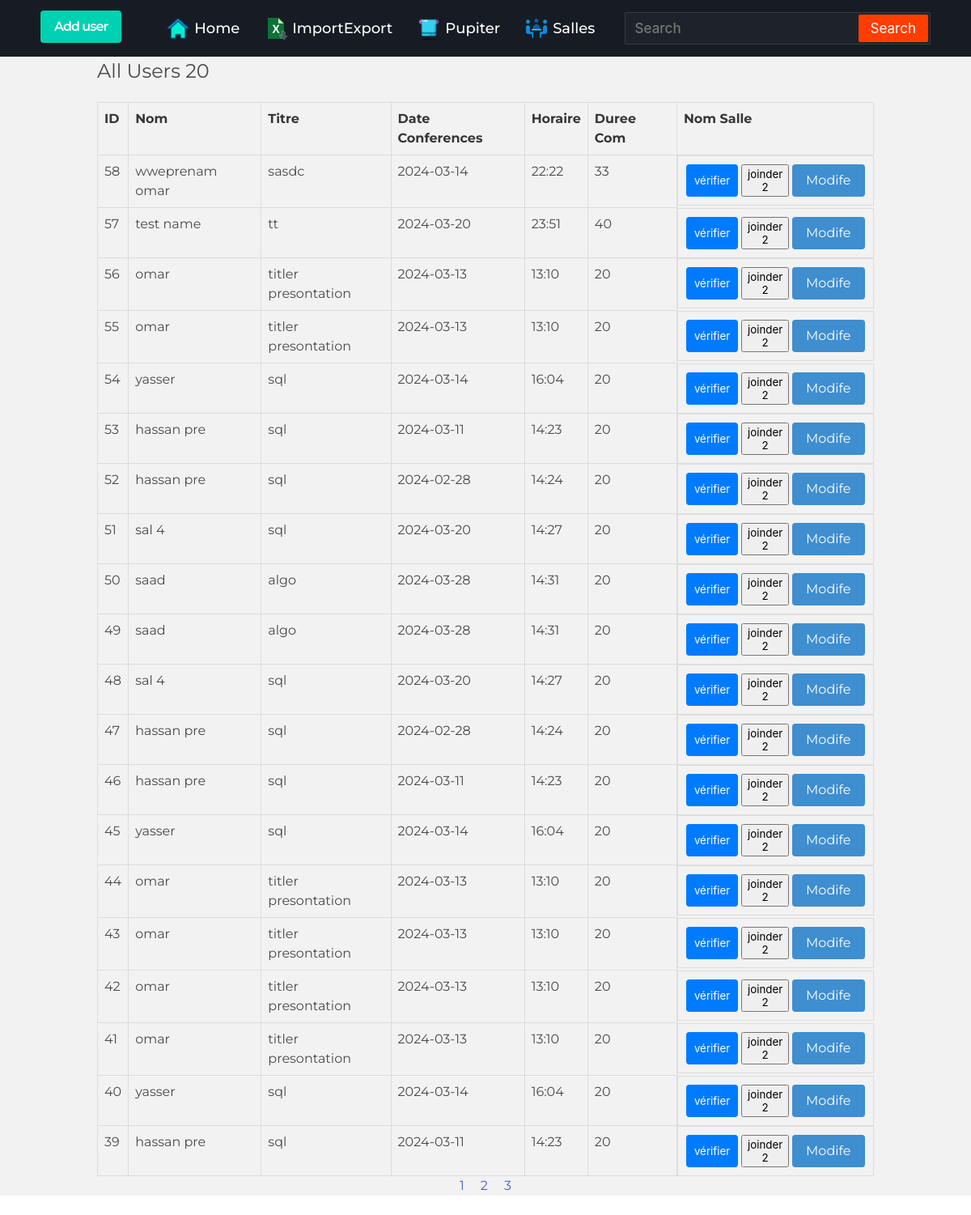
The app's page /admin.php with its own data.
### tables this page shows
CREATE TABLE user (
        ID INTEGER PRIMARY KEY AUTOINCREMENT,
        Nom VARCHAR(255),
        Titre VARCHAR(255),
        Date_conferences DATE,
        Horaire TIME,
        Duree_com INT,
        Nom_salle VARCHAR(255),
        Pupitre VARCHAR(255),
        Etat VARCHAR(255),
        Fichier VARCHAR(255),
        profile VARCHAR(255) DEFAULT 'default.png',
        pipiterid VARCHAR(255)
    );

### controller/userController.php (called while the page is built, shortened)
<?php
class UserController {
    private $pdo;
    public function __construct($database_file) {
        try {
            $this->pdo = new PDO("sqlite:$database_file");
            $this->pdo->setAttribute(PDO::ATTR_ERRMODE, PDO::ERRMODE_EXCEPTION);
        } catch (PDOException $e) {
            die("Error: " . $e->getMessage());
        }
    }
    public function getAllUsers( ) {
        try {
            $sql = "SELECT * FROM user ";
            $stmt = $this->pdo->query($sql);
            return $stmt->fetchAll(PDO::FETCH_ASSOC);
        } catch (PDOException $e) {
            return "Error retrieving users: " . $e->getMessage();
        }
    }
public function getAllUsersPagination($limit = 50, $offset = 0, $search_query = '') {
    try {
        $sql = "SELECT * FROM user";
        $sql .= " ORDER BY ID DESC LIMIT :limit OFFSET :offset";
        $stmt = $this->pdo->prepare($sql);
        $stmt->bindParam(':limit', $limit, PDO::PARAM_INT);
        $stmt->bindParam(':offset', $offset, PDO::PARAM_INT);
        $stmt->execute();
        return $stmt->fetchAll(PDO::FETCH_ASSOC);
    } catch (PDOException $e) {
        return "Error retrieving users: " . $e->getMessage();
    }
}
}
?>

### admin.php (the view, shortened to what this page needs)
<!DOCTYPE html>
<html lang="en">
<head>
    <link rel="stylesheet" href="./public/style/alertify.min.css" />
     <link rel="stylesheet" href="./public/style/themes/default.min.css" />
     <link rel="stylesheet" href="./public/style/nav.css">
    <link rel="stylesheet" href="./public/style/bulma.css">
    <link rel="stylesheet" href="./public/style/app.css">
    <link rel="stylesheet" href="./public/style/jqurysmodal.css" />
<?php
require_once "./controller/userController.php";
$database_file = './db/db.db';
$userController = new UserController($database_file);
$page = isset($_GET['page']) ? $_GET['page'] : 1;
$limit = 20;
$offset = ($page - 1) * $limit;
$total_users = 0;
if (isset($_GET['search_user'])) {
    $query = $_GET['search'];
    $users = $userController->getAllUsersPagination($limit, $offset, $query);
    $total_users = count($users);
} else {
    $users = $userController->getAllUsersPagination($limit, $offset);
    $total_users = count($userController->getAllUsers());
}
$total_pages = ceil($total_users / $limit);
?>
</head>
<body>
<nav>
         <div class="logo">
         <p><a href="#createpackmodal" class="button is-primary" rel="modal:open">Add user</a></p>
         </div>
         <div class="nav-items">
         <li><a href="./index.php"><img src="./public/asset/ico/home.png" alt="" srcset=""><span>Home</span></a></li>
            <li><a href="./views/packupmanager.php"><img src="./public/asset/ico/exportimport.png" alt="" srcset=""><span>ImportExport</span></a></li>
            <li><a href="./views/pipiter.php"><img src="./public/asset/ico/pipiter.png" alt="" srcset=""><span>Pupiter</span></a></li>
            <li><a href="./views/salle.php"><img src="./public/asset/ico/salle.png" alt="" srcset=""><span>Salles</span></a></li>
                    </div>
         <form method="get" action="./admin.php">
            <input  type="text" id="search" name="search" class="search-data" placeholder="Search" >
              <button class="fas fa-search" type="submit" name="search_user">Search</button>
</form>
      </nav>
    <h2 class="user-count container">All Users <?php echo count($users); ?></h2>
        <table class="user-table container">
        <tr>
            <th>ID</th>
            <th>Nom</th>
            <th>Titre</th>
            <th>Date Conferences</th>
            <th>Horaire</th>
            <th>Duree Com</th>
            <th>Nom Salle</th>
        </tr>
        <?php foreach ($users as $user) : ?>
            <tr>
                <td><?php echo $user['ID']; ?></td>
                <td><?php echo $user['Nom']; ?></td>
                <td><?php echo $user['Titre']; ?></td>
                <td><?php echo $user['Date_conferences']; ?></td>
                <td><?php echo $user['Horaire']; ?></td>
                <td><?php echo $user['Duree_com']; ?></td>
                <td style="display: flex; gap:4px; padding:10px;">
                     <button class="verify-btn" onclick="CustomAlert('file status', 'fiche est : ' + '<?php echo $user['Fichier']; ?>')">vérifier</button>
                   <button onclick="CustomAlert('choose files', `<form onsubmit='uploadFile(event)' action='' method='post' enctype='multipart/form-data'>
    <div class='field'>
        <label class='label' for='fileupload'>Joinder file <?php echo $user['Nom']?></label>
        <div class='control'>
            <input value='<?php echo $user['ID']?>' type='hidden' name='IDuser'>
            <label for='fileupload' class='file-label'>File presentation</label>
            <div class='file has-name'>
                <label class='file-label'>
                    <input onchange='displayFileName(event, &quot;fileuploadFileName&quot;)' required class='file-input' type='file' name='fileupload' id='fileupload'>
                    <span class='file-cta'>
                        <span class='file-icon'>
                            <i class='fas fa-upload'></i>
                        </span>
                        <span class='file-label'>
                            Choose a file…
                        </span>
                    </span>
                </label>
            </div>
            <span id='fileuploadFileName'></span>
            <label for='fileuploadprofile' class='file-label'>File profile</label>
            <div class='file has-name'>
                <label class='file-label'>
                    <input onchange='displayFileName(event, &quot;fileuploadprofileFileName&quot;)' class='file-input' type='file' name='fileuploadprofile' id='fileuploadprofile'>
                    <span class='file-cta'>
                        <span class='file-icon'>
                            <i class='fas fa-upload'></i>
                        </span>
                        <span class='file-label'>
                            Choose a file…
                        </span>
                    </span>
                </label>
            </div>
            <span id='fileuploadprofileFileName'></span>
        </div>
    </div>
    <div class='field'>
        <div class='control'>
            <button type='submit' class='button is-success'>Upload</button>
        </div>
    </div>
</form>`);">joinder 2</button>
                    <p><a href="#showusermodal<?php echo  $user['ID']?>" class="button is-info" rel="modal:open">Modife</a></p>
                </td>
            </tr>
        <?php endforeach; ?>
    </table>
    <div style="display: flex;  justify-content: center; gap: 20px;" class="pagination">
        <?php for ($i = 1; $i <= $total_pages; $i++) : ?>
            <a href="?page=<?php echo $i; ?>" <?php if ($i == $page) echo "class='active'"; ?>><?php echo $i; ?></a>
        <?php endfor; ?>
    </div>
</body>
</html>

### public/style/nav.css (style rules this page uses)
* { margin: 0; padding: 0; outline: none; box-sizing: border-box; font-family: 'Montserrat', sans-serif; }
body { background: #f2f2f2; }
nav { background: #171c24; display: flex; flex-wrap: wrap; align-items: center; justify-content: space-between; height: 70px; padding: 0 100px; }
nav .logo { color: #fff; font-size: 30px; font-weight: 600; letter-spacing: -1px; }
nav .nav-items { display: flex; flex: 1; padding: 0 0 0 40px; }
nav .nav-items li { list-style: none; padding: 0 15px; }
nav .nav-items li a { color: #fff; font-size: 18px; font-weight: 500; text-decoration: none; }
nav form { display: flex; height: 40px; padding: 2px; background: #1e232b; min-width: 18%!important; border-radius: 2px; border: 1px solid rgba(155,155,155,0.2); }
nav form .search-data { width: 100%; height: 100%; padding: 0 10px; color: #fff; font-size: 17px; border: none; font-weight: 500; background: none; }
nav form button { padding: 0 15px; color: #fff; font-size: 17px; background: #ff3d00; border: none; border-radius: 2px; cursor: pointer; }
@media (max-width: 1245px) { nav { padding: 0 50px; } }

### admin.php (style rules this page uses)
.nav-items li a { display: flex; align-items: center; gap: 5px; }
li a img { width: 30px; }
.user-count { font-size: 1.5rem; margin-bottom: 20px; }
.user-table { width: 100%; border-collapse: collapse; }
.user-table th, .user-table td { border: 1px solid #ddd; padding: 8px; }
.user-table th { background-color: #f2f2f2; }
.verify-btn, .join-btn, .update-btn { cursor: pointer; padding: 5px 10px; border: none; border-radius: 4px; background-color: #007bff; color: #fff; text-decoration: none; text-align: center; transition: background-color 0.3s; }

### records on screen
user: ID "58", Nom "wweprenam omar", Titre "sasdc", Date_conferences "2024-03-14", Horaire "22:22", Duree_com "33"
user: ID "57", Nom "test name", Titre "tt", Date_conferences "2024-03-20", Horaire "23:51", Duree_com "40"
user: ID "56", Nom "omar", Titre "titler presontation", Date_conferences "2024-03-13", Horaire "13:10", Duree_com "20"
user: ID "55", Nom "omar", Titre "titler presontation", Date_conferences "2024-03-13", Horaire "13:10", Duree_com "20"
user: ID "54", Nom "yasser", Titre "sql", Date_conferences "2024-03-14", Horaire "16:04", Duree_com "20"
user: ID "53", Nom "hassan pre", Titre "sql", Date_conferences "2024-03-11", Horaire "14:23", Duree_com "20"
user: ID "52", Nom "hassan pre", Titre "sql", Date_conferences "2024-02-28", Horaire "14:24", Duree_com "20"
user: ID "51", Nom "sal 4", Titre "sql", Date_conferences "2024-03-20", Horaire "14:27", Duree_com "20"
user: ID "50", Nom "saad", Titre "algo", Date_conferences "2024-03-28", Horaire "14:31", Duree_com "20"
user: ID "49", Nom "saad", Titre "algo", Date_conferences "2024-03-28", Horaire "14:31", Duree_com "20"
user: ID "48", Nom "sal 4", Titre "sql", Date_conferences "2024-03-20", Horaire "14:27", Duree_com "20"
user: ID "47", Nom "hassan pre", Titre "sql", Date_conferences "2024-02-28", Horaire "14:24", Duree_com "20"
user: ID "46", Nom "hassan pre", Titre "sql", Date_conferences "2024-03-11", Horaire "14:23", Duree_com "20"
user: ID "45", Nom "yasser", Titre "sql", Date_conferences "2024-03-14", Horaire "16:04", Duree_com "20"
user: ID "44", Nom "omar", Titre "titler presontation", Date_conferences "2024-03-13", Horaire "13:10", Duree_com "20"
user: ID "43", Nom "omar", Titre "titler presontation", Date_conferences "2024-03-13", Horaire "13:10", Duree_com "20"
user: ID "42", Nom "omar", Titre "titler presontation", Date_conferences "2024-03-13", Horaire "13:10", Duree_com "20"
user: ID "41", Nom "omar", Titre "titler presontation", Date_conferences "2024-03-13", Horaire "13:10", Duree_com "20"
user: ID "40", Nom "yasser", Titre "sql", Date_conferences "2024-03-14", Horaire "16:04", Duree_com "20"
user: ID "39", Nom "hassan pre", Titre "sql", Date_conferences "2024-03-11", Horaire "14:23", Duree_com "20"

### other values on screen
count($users) "20"
